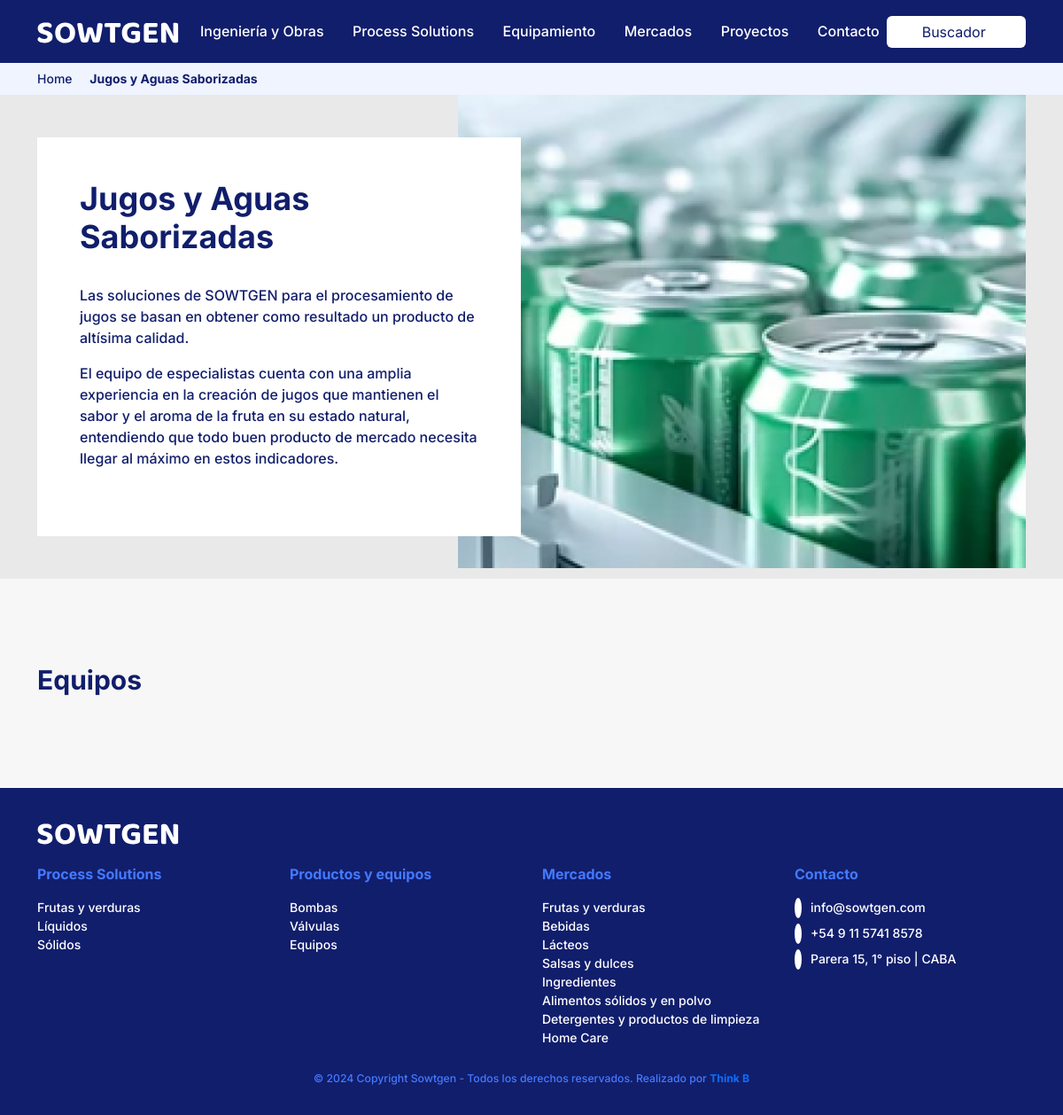
/industrias/jugos-y-aguas-saborizadas, run on the app's committed database.
### tables this page shows
CREATE TABLE `industrias` (
  `id_industria` int(11) NOT NULL AUTO_INCREMENT,
  `titulo_industria` varchar(250) NOT NULL,
  `slug_industria` varchar(250) NOT NULL,
  `descripcion_corta_industria` varchar(500) NOT NULL,
  `foto_chica_industria` varchar(500) NOT NULL,
  `descripcion_industria` text NOT NULL,
  `foto_grande_industria` varchar(500) NOT NULL,
  `id_mercado` int(11) NOT NULL,
  `id_process_solution` int(11) NOT NULL,
  `icono_industria` varchar(500) NOT NULL,
  PRIMARY KEY (`id_industria`),
  KEY `fk_mercados_idx` (`id_mercado`),
  KEY `fk_process_solutions_idx` (`id_process_solution`),
  CONSTRAINT `fk_mercados` FOREIGN KEY (`id_mercado`) REFERENCES `mercados` (`id_mercado`) ON DELETE NO ACTION ON UPDATE NO ACTION,
  CONSTRAINT `fk_process_solutions` FOREIGN KEY (`id_process_solution`) REFERENCES `process_solutions` (`id_process_solution`) ON DELETE NO ACTION ON UPDATE NO ACTION
);

### controlador/controlador-industrias.php (called while the page is built, shortened)
<?php
require_once 'persistencia/persistencia_mysql.php';
function cargarIndustria($slug)
{
    $campos     = "*";
    $tabla      = "industrias";
    $criterio = "WHERE slug_industria = '" . $slug . "' LIMIT 1";
    $consulta   = obtenerPedido($campos, $tabla, $criterio);
    $retorno    = !empty($consulta) ? $consulta[0] : array();
    return $retorno;
}
?>

### persistencia/mySqlDb.php (called while the page is built, shortened)
<?php
function conectarDB()
{
    $_serverHost = SERVER_HOST_DB;
    $_userName = USER_NAME_DB;
    $_password = PASSWORD_DB;
    $_schema = SCHEMA_DB;
    $_char_set = CHAR_SET;
    $retorno = false;
    $conn = @mysqli_connect($_serverHost, $_userName ,$_password);
    if($conn == false)
    {
        $retorno = false;
    }
    else
    {
        $esquema = mysqli_select_db($conn, $_schema);
        if($esquema == false)
        {
            $retorno = false;
        }
        else
        {
            mysqli_set_charset($conn,$_char_set);
            $retorno = $conn;
        }
    }
    return $retorno;
}
function desconectarDB($conn)
{
    $retorno = false;
    if(mysqli_close($conn) == false)
    {
        $retorno = false;
    }
    else
    {
        $retorno = true;
    }
    return $retorno;
}
function ejecutarConsulta($query)
{
    $retorno = false;
    $conn = conectarDB();
    if($conn != false)
    {
        $resultado  = mysqli_query($conn,$query);
        if($resultado == false)
        {
           $retorno = false;
        }
        else
        {
            $retorno = $resultado;
        }
    }
    else
    {
        $retorno = false;
    }
    return $retorno;
}
function obtenerArray($resultado)
{
    $retorno = false;
    if($resultado != false)
    {
        $temp = mysqli_fetch_array($resultado);
        if($temp != false)
        {
            $filas 	= array();
            $indice	= 0;
            while($temp)
            {
                    $filas[$indice]	= $temp;
                    $temp = mysqli_fetch_array($resultado);
                    $indice++;
            }
            try
            {
                $retorno	= array();
                $indice     = 0;
                foreach($filas as $fila)
                {
					foreach($fila as $key => $val) {
						$retorno[$indice][$key] = $val;
					}
                    $indice++;
                }
            }catch(Exception $e)
            {
            }
        }
        else
        {
            $retorno = false;
        }
    }
    else
    {
        $retorno = false;
    }
    return $retorno;
}
?>

### persistencia/persistencia_mysql.php (called while the page is built, shortened)
<?php
require_once 'mySqlDb.php';
function obtenerPedido($campos, $tabla, $criterio = "", $inicio = -1, $tamanio = 0, $ordenarPor = "")
{
    $retorno = false;
    $query = "SELECT ".$campos." FROM ".$tabla." ".$criterio." ".$ordenarPor;
    $resultado  = ejecutarConsulta($query);
    $aux        = obtenerArray($resultado);
    if($aux != false)
    {
        $retorno = $aux;
    }
    else
    {
        $retorno = false;
    }
    return $retorno;
}
?>

### plantillas/plantilla-industrias.php (the view, shortened to what this page needs)
<?php
$industria = cargarIndustria($param);
$title = $industria['titulo_industria'];
include_once 'header.php';
?>
<main class="flex-shrink-0">
  <section id="breadcrumbs">
    <div class="container">
      <div class="row">
        <div class="col my-2">
        <?php include_once 'breadcrumbs.php';?>
        </div>
      </div>
    </div>
  </section>
  <section>
    <div class="bg-color5 fullheight">
      <div class="container">
        <div class="row">
          <div class="col-xl-7 ms-auto">
          <img src="<?=BASE_PATH?>/img/gaseosas-1200x1000.jpg" alt="Pasteurizadores" title="Pasteurizadores" class="img-fluid">
          </div>
        </div>
      </div>
    </div>
    <div class="container position-relative">
      <div class="row">
        <div class="col-xl-6 py-xl-5 mt-n5 mt-xl-0">
            <div class="bg-white min-height-450px d-flex flex-column p-5">
                <h1><?php echo $title; ?></h1>
                <?=$industria['descripcion_industria']?>
            </div>
        </div>
      </div>
    </div>
  </section>
  <section class="py-5 py-lg-6">
    <div class="container">
      <div class="row">
        <div class="col">
          <h2>Equipos</h2>
        </div>
      </div>
    </div>
  </section>
</main>

### index.php (shortened to what this page needs)
<?php
$url = isset($_GET['url']) ? $_GET['url'] : '/';
$routes = array(
  '' => 'pagina-principal.php',
  'ingenieria-y-obras' => 'ingenieria-y-obras.php',
  'process-solutions' => 'process-solutions.php',
  'mercados' => 'mercados.php',
  'productos' => 'productos.php',
  'ingenieria-y-obras/' => 'plantillas/plantilla-ingenieria-y-obras.php',
  'process-solutions/' => 'plantillas/plantilla-process-solutions.php',
  'mercados/' => 'plantillas/plantilla-mercados.php',
  'industrias/' => 'plantillas/plantilla-industrias.php',
  'equipos/' => 'plantillas/plantilla-maquinas.php',
);
require_once 'controlador/controlador-industrias.php';
if (array_key_exists($url, $routes)){
  include_once $routes[$url];
}
else{
  foreach($routes as $key => $value)
  {
    $urlArray = explode('/', $url);
    if(count($urlArray) > 1) {
      $param = $urlArray[count($urlArray) - 1];
      array_pop($urlArray);
      $base = implode('/', $urlArray).'/';
      if(stristr($key, $base) !== false) {
        include_once $routes[$base];
      }
    }
  }
}
include_once 'footer.php';

### breadcrumbs.php (shortened to what this page needs)
<?php
    echo '<a href="/">Home</a>';
    echo ' <i class="las la-angle-right mx-2"></i> <strong>' . $title . '</strong>';
?>

### css/styles.css (style rules this page uses)
body { color: #111E6C; background-color: #F7F7F7; font-family: "Inter", sans-serif; font-weight: 500; }
main { margin-top: 70px; }
.h1, .h2, .h3, .h4, .h5, .h6, h1, h2, h3, h4, h5, h6 { font-weight: 700; margin-bottom: 2rem; }
.h1, h1 { font-size: 36px; }
.h2, h2 { font-size: 30px; }
*::placeholder { color: #111E6C !important; }
@media (min-width: 992px) { .py-lg-6 { padding-top: 6rem !important; padding-bottom: 6rem !important; } }
.bg-color5 { background-color: #E9E9E9; }
section { position: relative; }
@media (min-width: 1200px) { .fullheight { height: auto; position: absolute; top: 0; bottom: 0; left: 0; right: 0; overflow: hidden; } }
@media (min-width: 1200px) { .fullheight .row { height: 100%; } }
#breadcrumbs { background-color: #EFF4FF; font-size: 14px; }
#breadcrumbs a { color: #111E6C; text-decoration: none; }
@media (min-width: 1200px) { .min-height-450px { min-height: 450px; } }

### data on the page
industrias: titulo_industria "Jugos y Aguas Saborizadas", descripcion_industria "Las soluciones de SOWTGEN para el procesamiento de jugos se basan en obtener como resultado un producto de altísima calidad. El equipo de especialistas cuenta con una amplia experiencia en la creación de jugos que mantienen el sabor y el aroma de la fruta en su estado natural, entendiendo que todo buen producto de mercado necesita llegar al máximo en estos indicadores."
